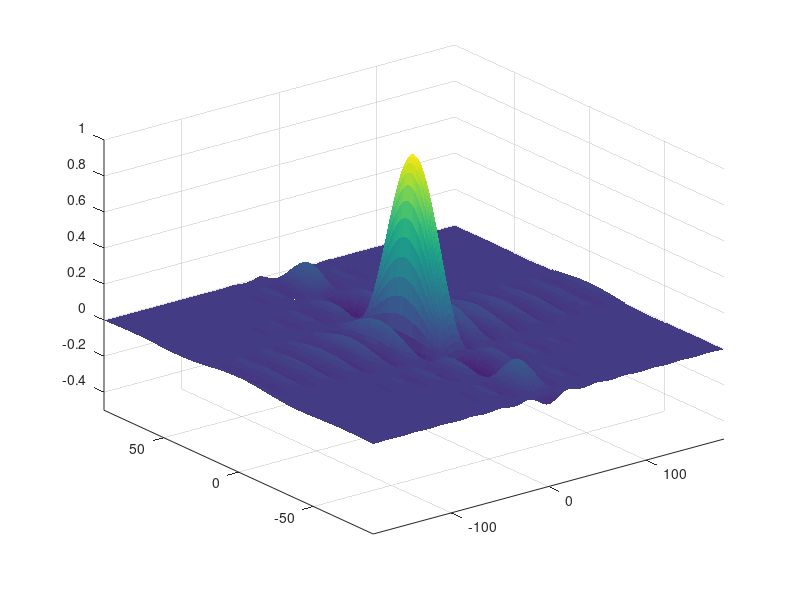

MATLAB code for this plot: (Note: this script raises an error after producing the figure.)
function[] = SincPattern()
close all

[Teta, Phi] = meshgrid(-pi/2:0.02:pi/2,-pi:0.02:pi);
L1 = 2;
L2 = 4;
P1 = sin(pi*L1*Teta)./(pi*L1*Teta);
Pattern = sin(pi*L1*Teta)./(pi*L1*Teta) .*  sin(pi*L2*Phi)./(pi*L2*Phi);
TetaDeg= Teta*180/pi; PhiDeg= Phi*180/pi;


figure(1)% title(' Linear Antenna Pattern ')
surf(PhiDeg,TetaDeg,Pattern,'EdgeColor','none');
ax1 = gca;
axis([-180, 180, -90, 90, -0.5, 1]);
grid(ax1,'on')
ax1.XTick =[-180:30:180]; ax1.YTick =[-90:30:90]; ax1.ZTick = [-0.5:0.25:1]
colormap(jet)
xlabel('\phi','fontsize',12);ylabel('\theta','fontsize',12);zlabel(' Pattern [Linear]','fontsize',12);

PatternLog= 10*log10(Pattern.^2);
PatternLog(find(PatternLog <= -60)) = -60; % cut the minimum to -60 dB

figure(2) % DB
title(' Antenna Pattern ')
surf(PhiDeg,TetaDeg,PatternLog,'EdgeColor','none');
ax2 = gca;
axis([-180, 180, -90, 90, -60, 0]);
ax2.XTick =[-180:30:180]; ax2.YTick =[-90:30:90]; ax2.ZTick = [-60:10:0];
colormap(jet)
xlabel('\phi','fontsize',12);ylabel('\theta','fontsize',12);zlabel('Pattern [dB]','fontsize',12)

%%%%
L1 = 8;
L2 = 4;
P2 = sin(pi*L1*Teta)./(pi*L1*Teta);
Pattern2 = sin(pi*L1*Teta)./(pi*L1*Teta) .*  sin(pi*L2*Phi)./(pi*L2*Phi);
Pattern2Log= 10*log10(Pattern.^2);
PatternLog(find(Pattern2Log <= -60)) = -60; % cut the minimum to -60 dB

figure(3) % DB
title(' Antenna Pattern ')
surf(PhiDeg,TetaDeg,Pattern2Log,'EdgeColor','none');
ax2 = gca;
axis([-180, 180, -90, 90, -60, 0]);
ax2.XTick =[-180:30:180]; ax2.YTick =[-90:30:90]; ax2.ZTick = [-60:10:0];
colormap(jet)
xlabel('\phi','fontsize',12);ylabel('\theta','fontsize',12);zlabel('Pattern [dB]','fontsize',12)

end

